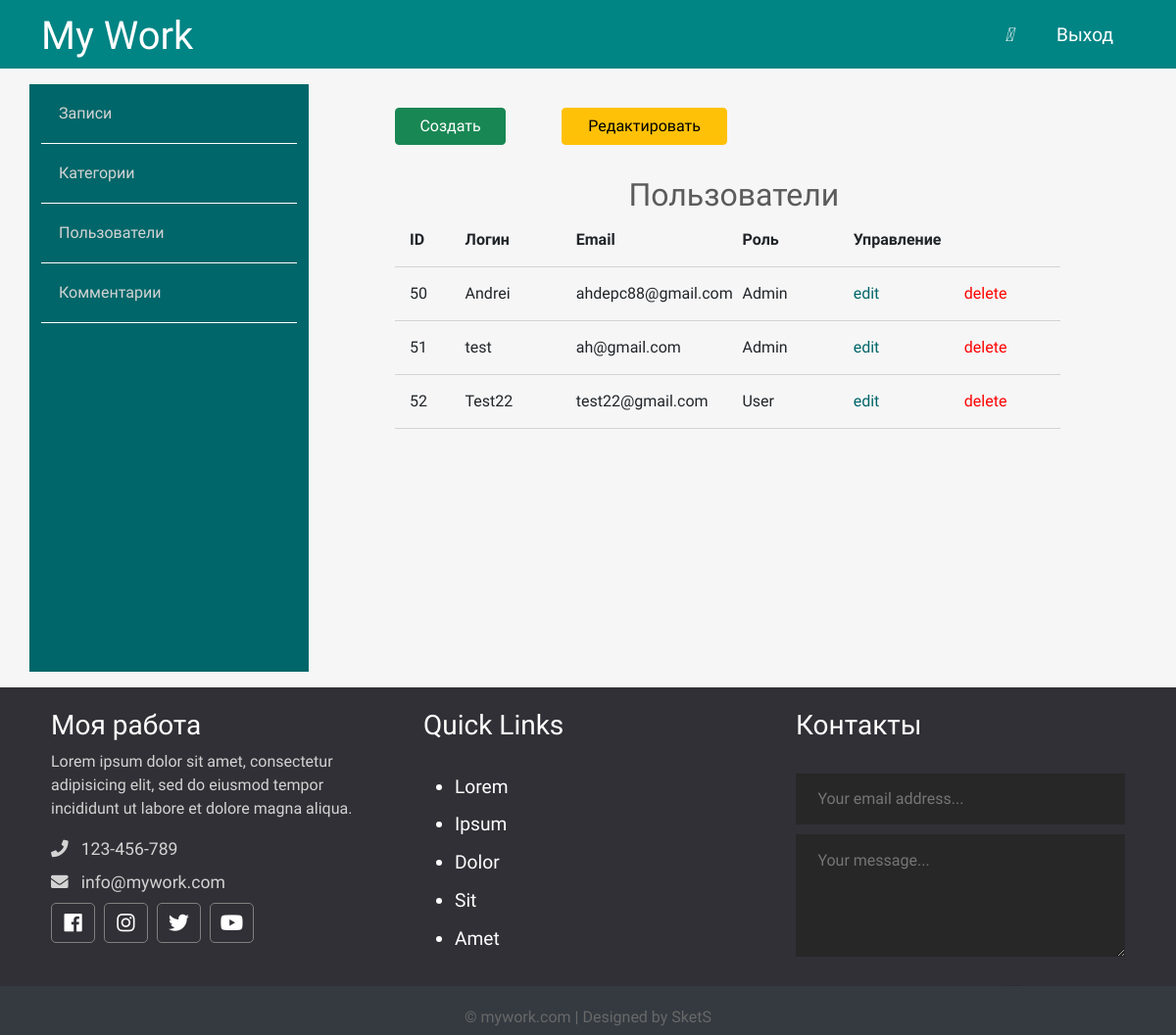
Page /admin/users/index.php on the earlier database version.
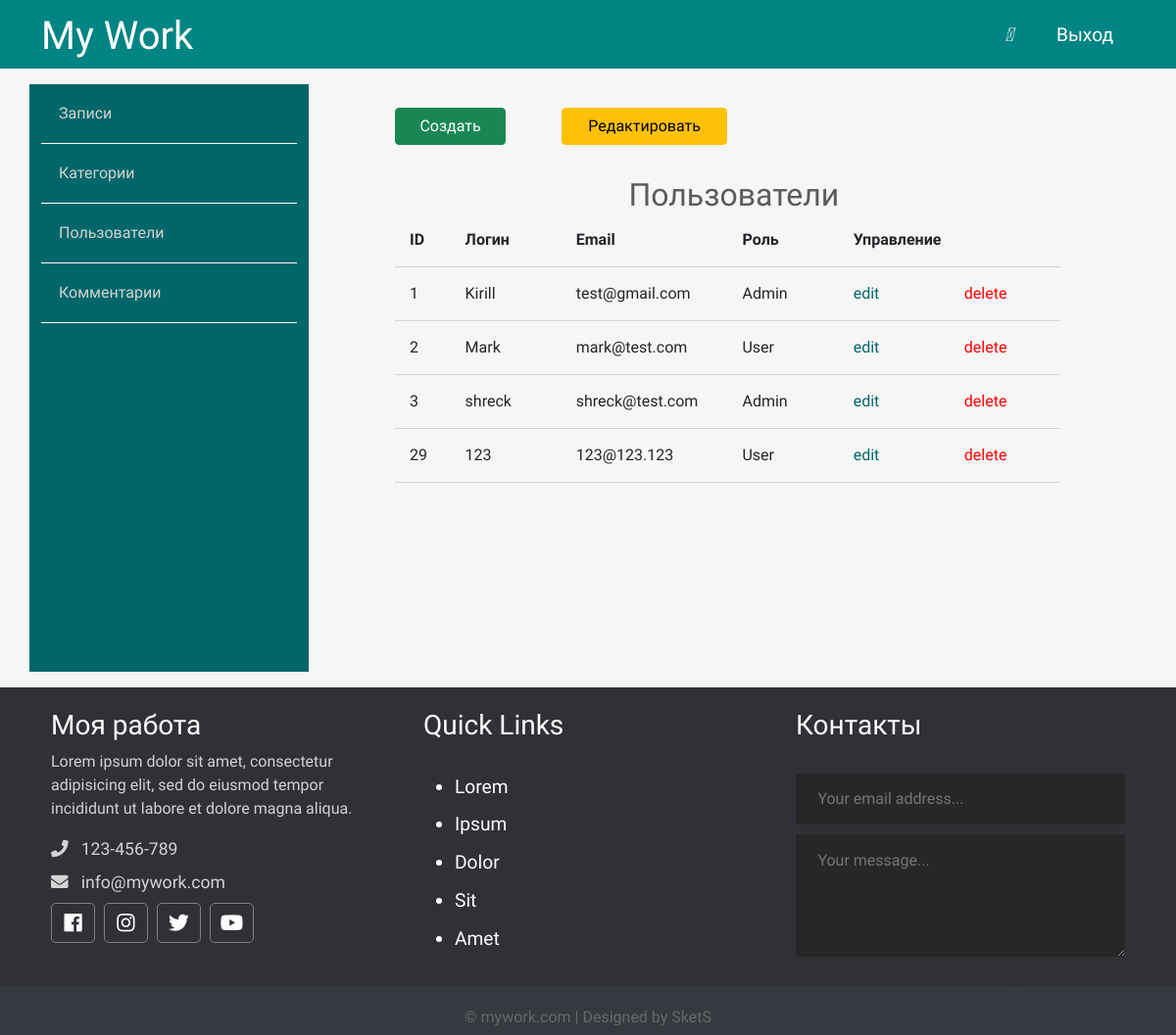
Same page on the later database version.
### tables this page shows
CREATE TABLE `users` (
  `id` int(12) NOT NULL,
  `admin` tinyint(4) NOT NULL,
  `username` varchar(255) NOT NULL,
  `email` varchar(255) NOT NULL,
  `password` varchar(255) NOT NULL,
  `created` timestamp NOT NULL DEFAULT CURRENT_TIMESTAMP
);

### app/database/db.php (called while the page is built, shortened)
<?php
require 'connect.php';
function dbCheckError($query){
    $errInfo = $query->errorInfo();
    return true;
}
function selectAll($table, $params = []){
    global $pdo;
    $sql = "SELECT * FROM $table";
    $query = $pdo->prepare($sql);
    $query->execute();
    return $query->fetchAll();
}

### app/controllers/users.php (called while the page is built, shortened)
<?php
include SITE_ROOT . "/app/database/db.php";
$users = selectAll('users');

### admin/users/index.php (the view, shortened to what this page needs)
<?php session_start();
include "../../app/controllers/users.php"
?>
<!doctype html>
<html lang="en">
<head>
    <link href="https://cdn.jsdelivr.net/npm/bootstrap@5.0.0-beta2/dist/css/bootstrap.min.css" rel="stylesheet">
    <link rel="stylesheet" href="https://use.fontawesome.com/releases/v5.7.2/css/all.css"
>
    <link rel="stylesheet" href="../../assets/css/admin.css">
</head>
<body>
<?php include("../../app/include/header-admin.php"); ?>
<div class="container">
    <?php include "../../app/include/sidebar-admin.php"; ?>
        <div class="posts col-9">
            <div class="button row">
                <a href="<?php echo BASE_URL . "admin/users/create.php";?>" class="col-2 btn btn-success">Создать</a>
                <span class="col-1"></span>
                <a href="<?php echo BASE_URL . "admin/users/index.php";?>" class="col-3 btn btn-warning">Редактировать</a>
            </div>
            <div class="row title-table">
                <h2>Пользователи</h2>
                <div class="col-1">ID</div>
                <div class="col-2">Логин</div>
                <div class="col-3">Email</div>
                <div class="col-2">Роль</div>
                <div class="col-4">Управление</div>
            </div>
            <?php foreach ($users as $key => $user): ?>
            <div class="row post">
                <div class="col-1"><?=$user['id'];?></div>
                <div class="col-2"><?=$user['username'];?></div>
                <div class="col-3"><?=$user['email'];?></div>
                <?php if ($user['admin'] == 1): ?>
                    <div class="col-2">Admin</div>
                <?php else: ?>
                    <div class="col-2">User</div>
                <? endif; ?>
                <div class="red col-2"><a href="edit.php?edit_id=<?=$user['id'];?>">edit</a></div>
                <div class="del col-2"><a href="index.php?delete_id=<?=$user['id'];?>">delete</a></div>
            </div>
            <?php endforeach; ?>
        </div>
    </div>
</div>
<?php include("../../app/include/footer.php"); ?>
</body>
</html>

Differences in the rows shown:
removed users: id "50", username "Andrei", email "ahdepc88@gmail.com", admin "Admin"
removed users: id "51", username "test", email "ah@gmail.com", admin "Admin"
removed users: id "52", username "Test22", email "test22@gmail.com", admin "User"
added users: id "1", username "Kirill", email "test@gmail.com", admin "Admin"
added users: id "2", username "Mark", email "mark@test.com", admin "User"
added users: id "3", username "shreck", email "shreck@test.com", admin "Admin"
added users: id "29", username "123", email "123@123.123", admin "User"
